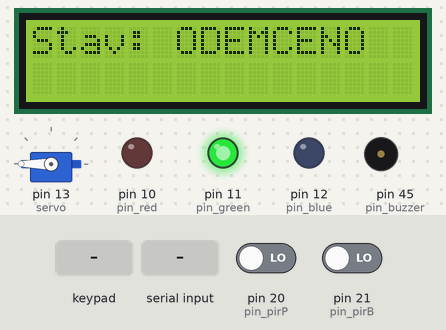
Recording of a sketch running on a simulated Arduino Mega 2560, built with avr-gcc and run on an emulated ATmega2560. Parts: 16×2 character LCD, servo, output pins drawn as LEDs (lit = HIGH), buzzer (waves = sounding). Dashed ring = blinking. The inputs (shaded band) are chosen by the test bench; at power-on: pin 20 (pin_pirP) LOW, pin 21 (pin_pirB) LOW.

Above: at 1.2 s.
1.3 s: keypad keys 2 3 4 5 # pressed 0.4 s apart
At 3.4 s:
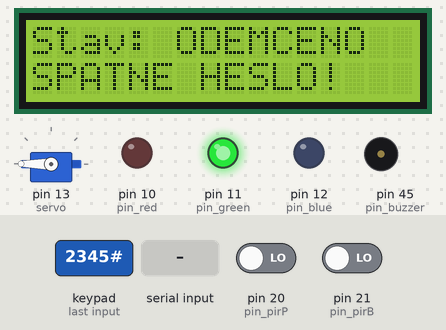
4.8 s: "ZAMCENO|" received over the second serial link
At 5.8 s:
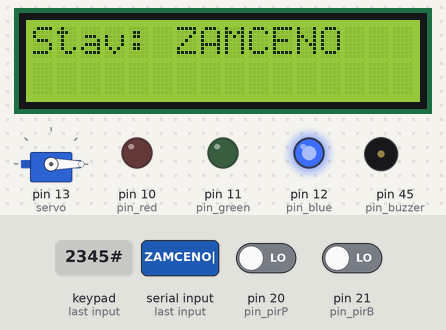
6.4 s: key '1' pressed
At 7.1 s:
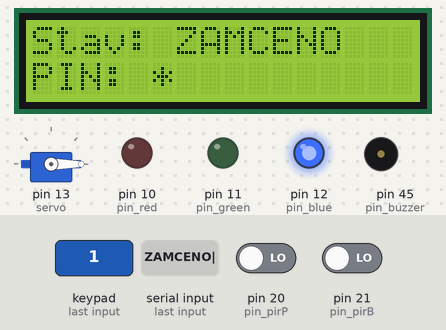
7.9 s: pin 20 (pin_pirP) driven HIGH
At 8.3 s:
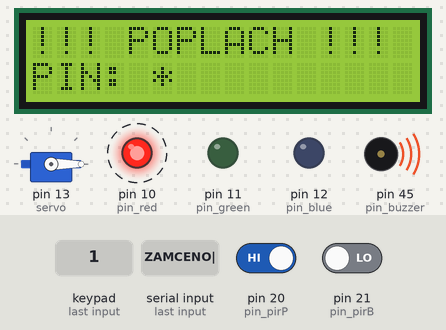
10.4 s: keypad keys 6 7 8 9 # pressed 0.4 s apart
At 12.7 s:
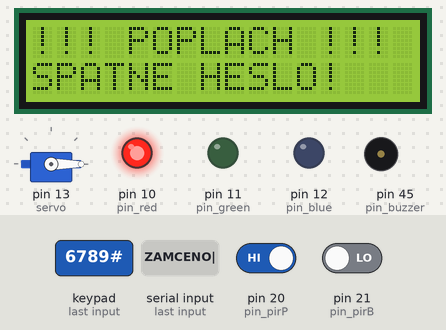
13.9 s: keypad keys 1 3 9 7 # pressed 0.4 s apart
At 15.31 s:
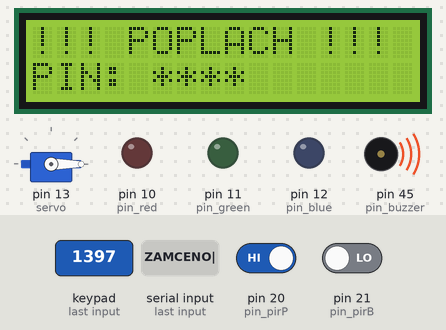
Timing chart, 0 to 19.9 s (numbered marks = the images above; inputs shaded):
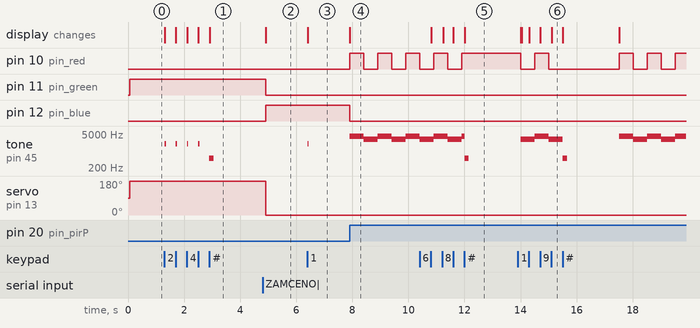

Measured:
- after the input at 1.3 s, tone on pin 45 (pin_buzzer): plays 2000 Hz for 0.05 s, 2000 Hz for 0.05 s, 2000 Hz for 0.05 s, 2000 Hz for 0.05 s, 500 Hz for 0.15 s, starting at once; the display: first changes at once (image 1 shows a later state)
- after the input at 4.8 s, pin 11 (pin_green): HIGH → LOW after 0.12 s; pin 12 (pin_blue): LOW → HIGH after 0.12 s; servo on pin 13 (servo): 180° → 0° after 0.12 s; the display: changes after 0.12 s (image 2)
- after the input at 6.4 s, tone on pin 45 (pin_buzzer): silent → 2000 Hz at once, → silent 0.05 s later; the display: changes at once (image 3)
- after the input at 7.9 s, pin 10 (pin_red): alternates HIGH for 0.50 s and LOW for 0.50 s, starting at once; pin 12 (pin_blue): HIGH → LOW at once; tone on pin 45 (pin_buzzer): alternates 4000 Hz for 0.50 s and 3000 Hz for 0.50 s, starting at once; the display: changes at once (image 4)
- after the input at 10.4 s, pin 10 (pin_red): goes on until 11.9 s, then stays HIGH; the display: first changes after 0.41 s (image 5 shows a later state)
- after the input at 13.9 s, the display: first differs from a run without the input after 0.14 s (image 6 shows a later state)

The sketch:

projekt.ino
```cpp
#include <Keypad.h>
#include <LiquidCrystal.h>
#include <EEPROM.h>
#include <Servo.h>

LiquidCrystal display(22, 23, 39, 37, 35, 33, 31, 29, 27, 25);
Servo servo;


const int pin_red = 10;
const int pin_green = 11;
const int pin_blue = 12;
const int pin_pirP = 20;
const int pin_pirB = 21;
const int pin_buzzer = 45;

const int rows = 4;
const int cols = 4;

char keys[rows][cols] = {
  {'1', '2', '3', 'A'},
  {'4', '5', '6', 'B'},
  {'7', '8', '9', 'C'},
  {'*', '0', '#', 'D'},
};

byte col_pins[] = {2, 3, 4, 5};
byte row_pins[] = {6, 7, 8, 9};

Keypad keypad = Keypad(makeKeymap(keys), row_pins, col_pins, rows, cols);

unsigned long time;
unsigned long previousTime = 0;

bool alarmLedOn = true;
bool newPin = false;
bool correctPass;
volatile bool motionDetected = false;

int wrong_pass = 0;

String pass = "";
String encrPass = "";
String btText = "";


enum State{
  ZAMCENO,
  ODEMCENO,
  POPLACH
};

enum Color{
  RED,
  GREEN,
  BLUE,
  OFF
};


State stav = State::ODEMCENO;

void setup()
{
  display.begin(16,2);
  servo.attach(13);
  pinMode(pin_buzzer, OUTPUT);
  pinMode(pin_red, OUTPUT);
  pinMode(pin_green, OUTPUT);
  pinMode(pin_blue, OUTPUT);
  Serial.begin(9600);
  Serial3.begin(9600);
  pinMode(pin_pirP, INPUT);
  pinMode(pin_pirB, INPUT);

  setState(State::ODEMCENO);
}

void loop()
{
  time = millis();

  keypadFunc();
  bluetoothFunc();

  if(motionDetected){
    motionDetected = false;
    if(stav == State::ZAMCENO){
      setState(State::POPLACH);
    }
  }
}

// -- LED --

void color(int red, int green, int blue){
  analogWrite(pin_red, red);
  analogWrite(pin_green, green);
  analogWrite(pin_blue, blue);
}

void setLed(Color clr){

  switch(clr){
    case Color::RED:
      color(255, 0, 0);
      break;
    case Color::GREEN:
      color(0, 255, 0);
      break;
    case Color::BLUE:
      color(0, 0, 255);
      break;
    case Color::OFF:
      color(0, 0, 0);
      break;
  }
}

// -- KEYPAD --

void keypadFunc(){
  char key = keypad.getKey();
  if(stav == State::POPLACH){
    if(time - previousTime >= 500){
        previousTime = time;
        if(alarmLedOn){
          setLed(RED);
          tone(pin_buzzer, 4000);
        }
        else{
          setLed(OFF);
          tone(pin_buzzer, 3000);
        }
        alarmLedOn = !alarmLedOn;
    }
  }
  else{
    if(isDigit(key) && pass.length() < 4){
      tone(pin_buzzer, 2000, 50);
    }
    else if(isDigit(key) && pass.length() >= 4){
      tone(pin_buzzer, 500, 150);
    }

  }

  /*if(key == 'B'){
    setState(State::ODEMCENO);
  }
  else if(key == 'C'){
    setState(State::ZAMCENO);
  }
  else if(key == 'D'){
    setState(State::POPLACH);
  }*/

  if(isDigit(key) && pass.length() < 4){
    pass += key;
    clearRow(1);
    display.setCursor(0,1);
    encrPass = "";
    for(int i = 0; i < pass.length(); i++){
      encrPass += "*";
    }
    if(newPin){
      display.print("NOVY PIN: " + encrPass);
    }
    else{
      display.print("PIN: " + encrPass);
    }
  }

  if (pass.length() == 4 && key == '#'){
    clearRow(1);
    if(newPin){
      pinToEEPROM();
    }
    else{
      passCheck();
    }
    pass = "";
    delay(2000);
    clearRow(1);
  }

  if (key == 'A' && stav == State::ODEMCENO){
    clearRow(1);
    if(newPin){
      newPin = false;
    }
    else{
      newPin = true;
      display.setCursor(0,1);
      display.print("NOVY PIN: ");
    }
  }
}

void pinToEEPROM(){
  tone(pin_buzzer, 2500, 100);
  for(int i = 0; i < pass.length(); i++){
    EEPROM.write(i, pass[i]);
  }
  newPin = false;
  display.setCursor(0,1);
  display.print("PIN ULOZEN");
}

void passCheck(){
  for(int i = 0; i < pass.length(); i++){
    correctPass = true;
    if(pass[i] != EEPROM.read(i)){
       correctPass = false;
      break;
    }
  }
  if(correctPass){
    wrong_pass = 0;
    display.setCursor(0,1);
    display.print("SPRAVNE HESLO");
    if(stav == State::ODEMCENO){
      setState(State::ZAMCENO);
    }
    else if(stav == State::ZAMCENO){
      setState(State::ODEMCENO);
    }
    else if(stav == State::POPLACH){
      setState(State::ODEMCENO);
    }
    tone(pin_buzzer, 2500, 100);
  }
  else{
    wrong_pass += 1;
      if(wrong_pass >=3){
        wrong_pass = 0;
        setState(State::POPLACH);
      }
    tone(pin_buzzer, 500, 150);
    clearRow(1);
    display.setCursor(0,1);
    display.print("SPATNE HESLO!");
  }
}

// -- BLUETOOTH --

void bluetoothFunc(){
  if(Serial3.available() > 0){
    btText = Serial3.readStringUntil('|');
    if(btText == "ZAMCENO"){
      setState(State::ZAMCENO);
    }
    else if(btText == "ODEMCENO"){
      setState(State::ODEMCENO);
    }
    else if(btText.length() == 4){
      for(int i = 0; i<4; i++){
        EEPROM.write(i, btText[i]);
      }
      clearRow(1);
      display.setCursor(0,1);
      display.print("PIN ULOZEN");
      delay(2000);
      clearRow(1);
    }
  }
}

// -- CURRENT STATE (LOCKED, UNLOCKED, ALARM) --

void setState(State state){
  stav = state;
  pass = "";
  clearRow(0);
  display.setCursor(0,0);
  noTone(pin_buzzer);
  switch(stav){
    case State::ZAMCENO:
      motionDetected = false;
      attachInterrupt(digitalPinToInterrupt(pin_pirP), detect, RISING);
      attachInterrupt(digitalPinToInterrupt(pin_pirB), detect, RISING);
      display.print("Stav: ZAMCENO");
      Serial3.print("ZAMCENO|");
      servo.write(0);
      setLed(BLUE);
      break;
    case State::ODEMCENO:
      detachInterrupt(digitalPinToInterrupt(pin_pirP));
      detachInterrupt(digitalPinToInterrupt(pin_pirB));
      display.print("Stav: ODEMCENO");
      Serial3.print("ODEMCENO|");
      servo.write(180);
      setLed(GREEN);
      break;
    case State::POPLACH:
      display.print("!!! POPLACH !!!");
      Serial3.print("POPLACH|");
      servo.write(0);
      break;
  }
}

// -- ROW CLEARING FOR LCD --

void clearRow(int row){
  display.setCursor(0,row);
  display.print("                ");
}

// -- PIR SENSOR MOVEMENT DETECTION FUNCTION --

void detect(){
  motionDetected = true;
}
```
